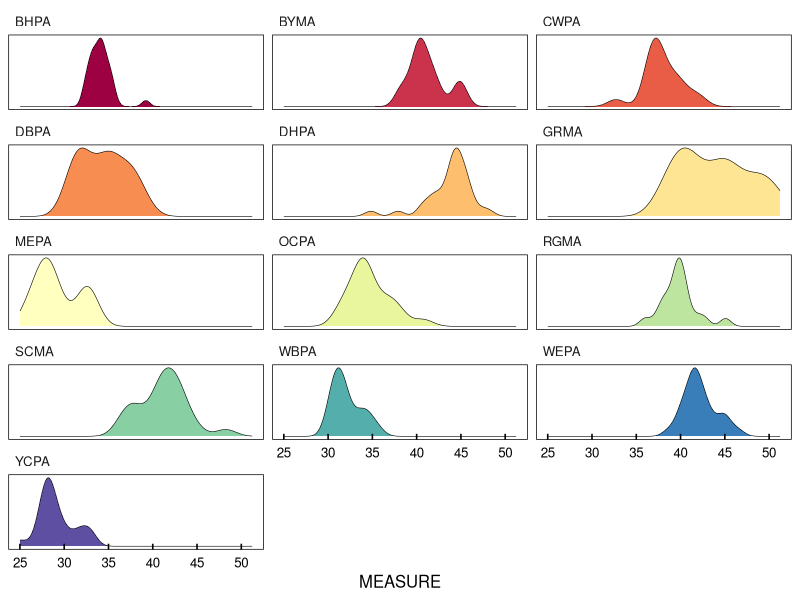
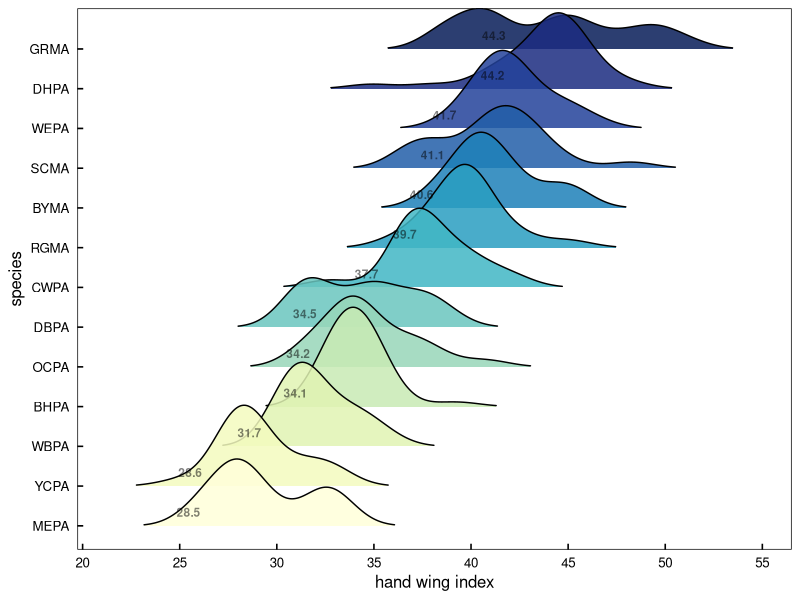
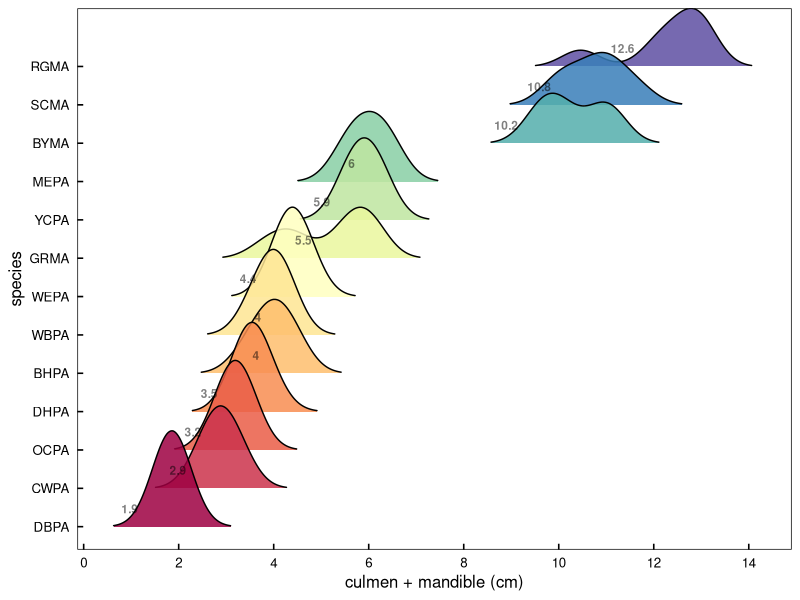
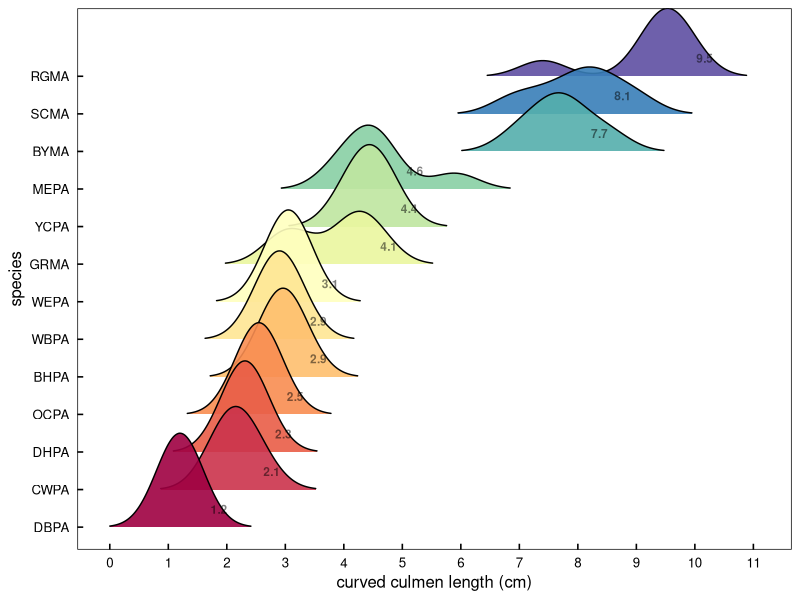
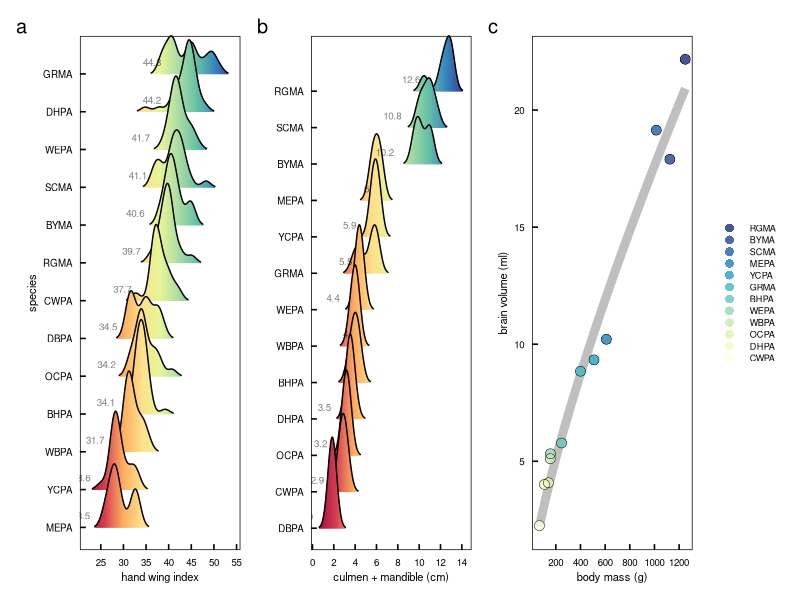

The R source for these figures, in order:
#### this script is exploring the morphometric data 
#### from parrots, macaws, and parakeets measured in museums
#### interested in factors contributing to social roles and hierarchies
#### then some basic dataviz


library(ggplot2)      # plotting and viz
library(plyr)         # legacy df manipulation
library(dplyr)        # variable grouping and manipulation
library(reshape)      # legacy df manipulation
library(data.table)   # legacy functions on df 
library(tidyr)        # gathering and spreading
library(zoo)          # roll mean
library(ggthemes)     # helpful ggplot themes
library(forcats)
library(scales)
library(RColorBrewer) # pretty colors
library(ggridges)
library(colorspace)
library(patchwork)


# my custom ggplot theme
themeKV <- theme_few()+
  theme(strip.background = element_blank(),
        axis.line = element_blank(),
        axis.text.x = element_text(colour = "black", margin = margin(0.2, unit = "cm")),
        axis.text.y = element_text(colour = "black", margin = margin(c(1, 0.2), unit = "cm")),
        axis.ticks.x = element_line(colour = "black"), axis.ticks.y = element_line(colour = "black"),
        axis.ticks.length=unit(-0.15, "cm"),element_line(colour = "black", linewidth=.25),
        panel.border = element_rect(colour = "black", fill=NA, linewidth=.5),
        legend.title=element_blank(),
        strip.text=element_text(hjust=0))


#### read in beak and wing morph data
# setwd("/Users/kylevanhoutan/colpa_flock/")
morphs <- read.csv('data/museo_morphs.csv')

#### subset full data set for just wing data 
# focusing here on dispersal ability, so pulling "wing_Hwi" 
# wing_Hwi = hand wing index from Claramunt & Wright 2017, https://doi.org/10.1201/9781315120454
morph_HWi <- subset(morphs, MORPH == "wing_Hwi")
morph_HWi <- morph_HWi[!(morph_HWi$CODE == ""), ]  # remove blank entries in species CODE, for congeners that haven't been rescaled and assigned a CODE

# make a density plot, facet by species CODE
colourCount = length(unique(morph_HWi$CODE)) # but first expand the 11 brewer palette categories
getPalette = colorRampPalette(brewer.pal(11, "Spectral")) # interpolate colors to fit the 13 parrot species
Spectral13 <- getPalette(colourCount) # 13 color Spectral palette 

#make in another Brewer palette too
getPalette = colorRampPalette(brewer.pal(9, "YlGnBu")) # interpolate different color palette
Spectral13v2 <- getPalette(colourCount) # 13 color Spectral palette 


# then make the plot and call in the expanded Brewer pal
ggplot(morph_HWi, aes(x = MEASURE, fill = CODE)) + 
  themeKV + theme(legend.position = "none") +
  scale_fill_manual(values = Spectral13) +
  #  scale_fill_brewer(palette = "Spectral") +
  theme(axis.text.y = element_blank(),
        axis.title.y = element_blank(),
        axis.ticks.y = element_blank()) +
    geom_density(size = 0.2) +
  facet_wrap(~CODE, ncol=3, scales = "free_y") +
  scale_x_continuous(breaks = seq(20, 50, by = 5))

# same data, but using ridgeline plot w/o faceting
# again use above expanded Brewer palette
ggplot(morph_HWi, aes(x = MEASURE, y = fct_reorder(CODE,MEASURE), fill = fct_reorder(CODE,MEASURE))) + 
# both y and fill are reordered by CODE's median value of MEASURE 
  themeKV + theme(legend.position = "none") +
  scale_fill_manual(values = getPalette(colourCount)) +
  geom_density_ridges(scale = 2.5, alpha = 0.85, size = 0.2, rel_min_height = 0.01, bandwidth = 1.2) +
  stat_summary(geom = "text", fontface = "bold", alpha = 0.5, size = 3, vjust = -1, hjust = 3,
               fun = "median", aes(label = round(after_stat(x), 1))) +
  scale_x_continuous(breaks = seq(20, 60, by = 5)) + 
  xlab("hand wing index") + ylab("species")


# same data, but ridgeline plot continuous x axis fill 
p1 <- ggplot(morph_HWi, aes(x = MEASURE, y = fct_reorder(CODE,MEASURE), fill = after_stat(x))) + 
  # just y is reordered by CODE's median value of MEASURE of HWi 
  themeKV + theme(legend.position = "none",
                  axis.text.x = element_text(size = 7),
                  axis.title.x = element_text(size = 8),
                  axis.text.y = element_text(size = 7),
                  axis.title.y = element_text(size = 8),) +
  geom_density_ridges_gradient(scale = 2.5, alpha = 0.2, size = 0.2, rel_min_height = 0.01, bandwidth = 1) +
  scale_fill_gradientn(colours = c("#9e0142", "#d53e4f",  "#fdae61", "#fee08b", "#e6f598", "#abdda4", "#66c2a5", "#3288bd", "#313695")) +
  # more detail at https://ggplot2.tidyverse.org/reference/scale_gradient.html
  # also here https://r-graphics.org/recipe-colors-palette-continuous
  stat_summary(geom = "text", alpha = 0.5, size = 2.5, vjust = -1, hjust = 2.5,
               fun = "median", aes(label = round(after_stat(x), 1))) +
  scale_x_continuous(breaks = seq(25, 55, by = 5)) + 
  xlab("hand wing index") + 
  ylab("species")

# the distiller command doesn't work well here as it melds only 7 discrete colors 
# from an existing palette, like viridis or brewer
# see documentation here https://cran.r-project.org/web/packages/ggplot2/ggplot2.pdf



#### subset full data set for beak data
# focusing here on beak as a weapon, so want size
# pulling "culm_mand_SL" 
# culm_mand_SL = cumulative straight length of culmen and mandible in cm
morph_CMs <- subset(morphs, MORPH == "culm_mand_SL")
morph_CMs <- morph_CMs[!(morph_CMs$CODE == ""), ]  # remove blank entries in species CODE, for congeners that haven't been rescaled and assigned a CODE


colourCount = length(unique(morph_CMs$CODE))
getPalette = colorRampPalette(brewer.pal(11, "Spectral"))

# make ridgeline/joy plot of beak size
ggplot(morph_CMs, aes(x = MEASURE, y = fct_reorder(CODE,MEASURE), fill = fct_reorder(CODE,MEASURE))) + 
  # both y and fill are reordered by CODE's median value of MEASURE 
  themeKV + theme(legend.position = "none") +
  scale_fill_manual(values = getPalette(colourCount)) +
  geom_density_ridges(scale = 2.5, alpha = 0.85, size = 0.25, rel_min_height = 0.01, bandwidth = 0.4) +
  stat_summary(geom = "text", fontface = "bold", alpha = 0.5, size = 3, vjust = -1.5, hjust = 3,
               fun = "median", aes(label = round(after_stat(x), 1))) +
  scale_x_continuous(breaks = seq(0, 16, by = 2)) + 
  xlab("culmen + mandible (cm)") + ylab("species")


# same data, but ridgeline plot continuous x axis fill 
p2 <- ggplot(morph_CMs, aes(x = MEASURE, y = fct_reorder(CODE,MEASURE), fill = after_stat(x))) + 
  # just y is reordered by CODE's median value of MEASURE of CMs
  themeKV + theme(legend.position = "none",
                  axis.text.x = element_text(size = 7),
                  axis.title.x = element_text(size = 8),
                  axis.text.y = element_text(size = 7),
                  axis.title.y = element_text(size = 0),) +
  scale_fill_gradientn(colours = c("#9e0142", "#d53e4f",  "#fdae61", "#fee08b", "#e6f598", "#abdda4", "#66c2a5", "#3288bd", "#313695")) +
  #  scale_fill_distiller(palette = "Spectral", direction = 1) + # continuous 7 color Brewer
  geom_density_ridges_gradient(scale = 2.5, alpha = 0.6, size = 0.2, rel_min_height = 0.01, bandwidth = 0.4) +
  stat_summary(geom = "text", alpha = 0.5, size = 2.5, vjust = -1, hjust = 2.5,
               fun = "median", aes(label = round(after_stat(x), 1))) +
  scale_x_continuous(breaks = seq(0, 16, by = 2)) + 
  xlab("culmen + mandible (cm)") + 
  ylab("species")



#### subset full data set for beak data
# focusing here on beak as a weapon, so want size
# pulling "culmen_CL" 
# culmen_CL = curved culmen length in cm
morph_CCL <- subset(morphs, MORPH == "culmen_CL")
morph_CCL <- morph_CCL[!(morph_CCL$CODE == ""), ]  # remove blank entries in species CODE, for congeners that haven't been rescaled and assigned a CODE

colourCount = length(unique(morph_CCL$CODE))
getPalette = colorRampPalette(brewer.pal(11, "Spectral"))

# make ridgeline/joy plot of beak size
ggplot(morph_CCL, aes(x = MEASURE, y = fct_reorder(CODE,MEASURE), fill = fct_reorder(CODE,MEASURE))) + 
  # both y and fill are reordered by CODE's median value of MEASURE 
  themeKV + theme(legend.position = "none") +
  scale_fill_manual(values = getPalette(colourCount)) +
  geom_density_ridges(scale = 2.5, alpha = 0.9, size = 0.25, rel_min_height = 0.01, bandwidth = 0.4) +
  scale_x_continuous(breaks = seq(0, 12, by = 1)) + 
  stat_summary(geom = "text", fontface = "bold", alpha = 0.5, size = 3, vjust = -1.5, hjust = -1.8,
               fun = "median", aes(label = round(after_stat(x), 1))) +
  xlab("curved culmen length (cm)") + ylab("species")


#### read in body mass and brain volume data
massvol <- read.csv('data/body_brain.csv')

#### bar plot of body mass
p3 <- ggplot(massvol, aes(x = MASS_g, color = MASS_g, 
                          y = fct_reorder(CODE, MASS_g))) + # reorder for geom_col
  themeKV + theme(legend.position = "none",
        axis.ticks.y = element_blank(),
        axis.title.x = element_text(size = 8),
        axis.title.y = element_text(size = 0),
        axis.text.x = element_text(size = 7),
        axis.text.y = element_text(size = 6)) + 
  geom_col(alpha = 0.85, width = 0.85) + # width controls gaps between bars
  # scale_y_continuous(breaks = seq(0, 40, by = 5)) +
  scale_x_continuous(breaks = seq(0, 1400, by = 200)) +
  xlab("body mass (g)")


#### allometric function of body mass vs brain volume
## model fit is power function, residuals form this model interpreted as proxy for cognitive aptitude
## see JR Krebs & NB Davies (1993) Introduction to behavioral ecology. Blackwell: Oxford UK, p 30  

p4 <- ggplot(massvol, aes(x = MASS_g, y = BRAIN_ml)) + 
  themeKV + theme(legend.position = "none",
                  axis.text.x = element_text(size = 7),
                  axis.title.x = element_text(size = 8),
                  axis.text.y = element_text(size = 7),
                  axis.title.y = element_text(size = 8),) +
  geom_line(alpha = 0.25, size = 3, color = '#000000',
            stat = "smooth", method = 'nls', formula = 'y~a*x^b', # power fit using non-linear squares regression
              method.args = list(start= c(a = 1,b=1)), se = FALSE) + 
  geom_point(shape =16, size = 3.2, alpha = 0.8, 
             aes(color = MASS_g)) +
  geom_point(shape = 1,size = 3.2, colour = "black", stroke = 0.25,) +
  scale_colour_gradientn(colours = c("#9e0142", "#d53e4f",  "#fdae61", "#fee08b", "#e6f598", "#abdda4", "#66c2a5", "#3288bd", "#313695")) +
  scale_y_continuous(breaks = seq(0, 25, by = 5)) +
  scale_x_continuous(breaks = seq(0, 1400, by = 200)) +
  xlab("body mass (g)") + 
  ylab("brain volume (ml)")


# try this plot a different way, ranking by CODE class
# but means have to force expand the palette

p5 <- ggplot(massvol, aes(x = MASS_g, y = BRAIN_ml)) + 
  themeKV + theme(axis.text.x = element_text(size = 7),
                  axis.title.x = element_text(size = 8),
                  axis.text.y = element_text(size = 7),
                  axis.title.y = element_text(size = 8),
                  legend.key.height = unit(0.3, 'cm'), # shrink the native height of legend
                  legend.text = element_text(size=6.5)) + # reduce font size on legend
  geom_line(alpha = 0.25, size = 3, color = '#000000',
            stat = "smooth", method = 'nls', formula = 'y~a*x^b', # power fit using non-linear squares regression
            method.args = list(start= c(a = 1,b=1)), se = FALSE) + 
  geom_point(shape = 16, size = 3.2, alpha = 0.8, 
             aes(color = fct_reorder(CODE,MASS_g))) + # color by CODE, sorted big to small by MASS_g
  scale_color_manual(values = Spectral13v2) +
  geom_point(shape = 1,size = 3.2, colour = "black", stroke = 0.25,) +
  scale_y_continuous(breaks = seq(0, 25, by = 5)) +
  scale_x_continuous(breaks = seq(0, 1400, by = 200)) +
  xlab("body mass (g)") + 
  ylab("brain volume (ml)") +
  guides(color = guide_legend(reverse=TRUE, # reverse legend sort order to match data sort
                              override.aes = list(size=2.6))) # reduce point size in legend
  

layout <- "
ABC"
p1 + p2 + p5 + 
  plot_layout(design = layout) +
  plot_annotation(tag_levels = 'a') # add panel labels a, b, c... etc
